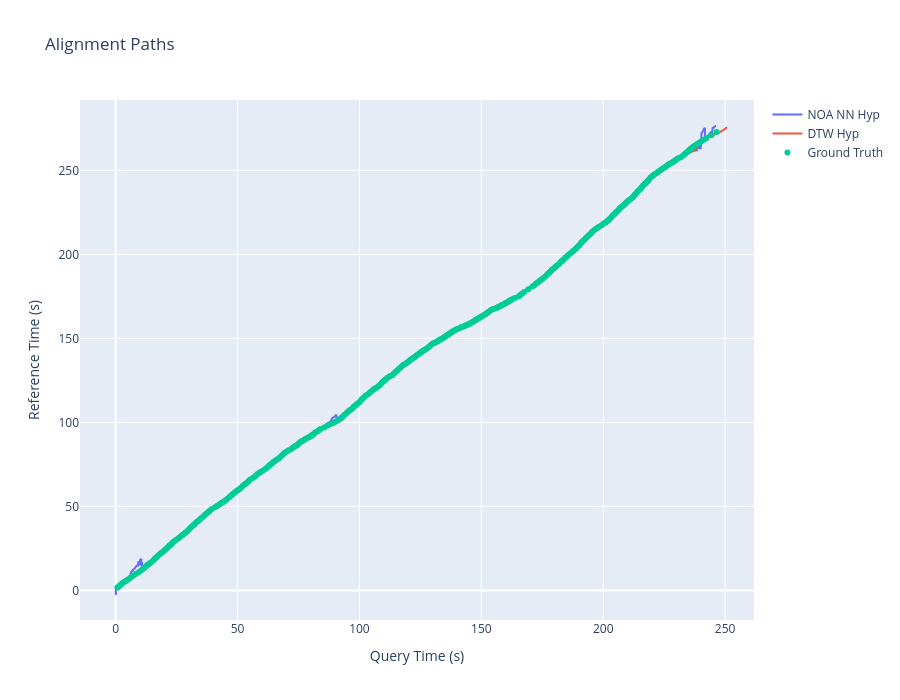

Notebook code cell kept with this figure:
### Markdown cell above
# Analysis

### Code cell
from eval_tools import getGroundTruthTimestamps

noa_nn_path = "experiments/NOA_NN/s6/hyp.npy"
noa_nn_hyp = np.load(noa_nn_path)
dtw_path = "experiments/DTW/s6/hyp.npy"
dtw_hyp = np.load(dtw_path)

s = 6
# load the ground truth timestamps
query_annot_file = f'scenarios/s{s}/query.beats'
ref_annot_file = f'scenarios/s{s}/ref.beats'
gt = getGroundTruthTimestamps(query_annot_file, ref_annot_file).T

import plotly.graph_objs as go

# Create a figure
fig = go.Figure()
fig.update_layout(
    title='Alignment Paths',
    xaxis_title='Query Time (s)',
    yaxis_title='Reference Time (s)',
    width=900,
    height=700
)
fig.add_trace(go.Scatter(
    x=noa_nn_hyp[0], y=noa_nn_hyp[1], mode='lines', name='NOA NN Hyp'
))
fig.add_trace(go.Scatter(
    x=dtw_hyp[0], y=dtw_hyp[1], mode='lines', name='DTW Hyp'
))
fig.add_trace(go.Scatter(
    x=gt[0], y=gt[1], mode='markers', name='Ground Truth'
))

### Figure 1 — Plotly figure (JSON) as saved in the notebook; plotly's stock layout.template omitted (floating-point values rounded to 4 significant figures; data arrays with more than 128 entries replaced by an {"elided": "..."} marker saying what was removed)
{"data": [{"mode": "lines", "name": "NOA NN Hyp", "type": "scatter", "x": {"elided": "10603 float values"}, "y": {"elided": "10603 float values"}}, {"mode": "lines", "name": "DTW Hyp", "type": "scatter", "x": {"elided": "7953 float values"}, "y": {"elided": "7953 float values"}}, {"mode": "markers", "name": "Ground Truth", "type": "scatter", "x": {"elided": "396 float values"}, "y": {"elided": "396 float values"}}], "layout": {"height": 700, "title": {"text": "Alignment Paths"}, "width": 900, "xaxis": {"title": {"text": "Query Time (s)"}}, "yaxis": {"title": {"text": "Reference Time (s)"}}}}
